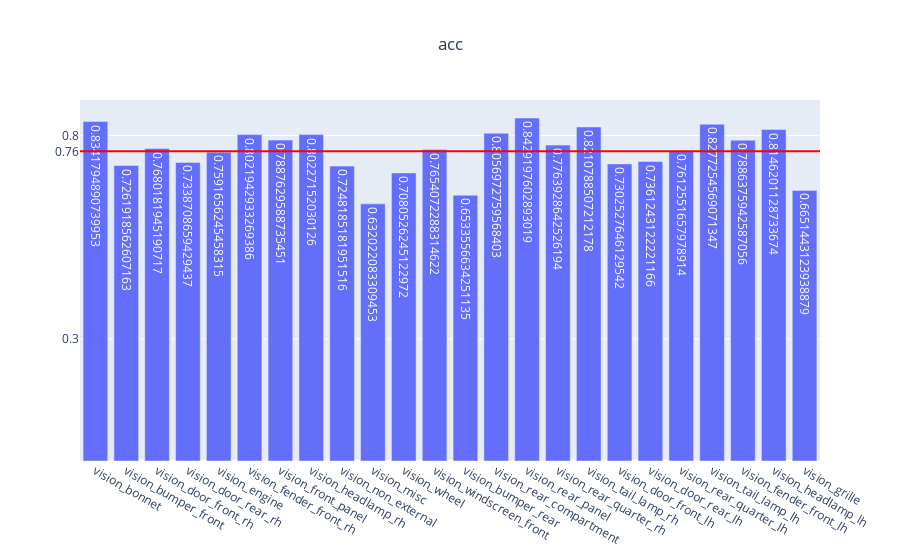

Source (notebook cell):
### Code cell
genVisMulitlabel(partEvalMetrics, "acc")

### Figure 1 — Plotly figure (JSON) as saved in the notebook; plotly's stock layout.template omitted (floating-point values rounded to 4 significant figures)
{"data": [{"text": [0.8342, 0.7262, 0.768, 0.7339, 0.7592, 0.8022, 0.7888, 0.8023, 0.7248, 0.632, 0.7081, 0.7654, 0.6534, 0.8057, 0.8429, 0.7764, 0.8211, 0.7303, 0.7361, 0.7613, 0.8277, 0.7886, 0.8146, 0.6651], "type": "bar", "x": ["vision_bonnet", "vision_bumper_front", "vision_door_front_rh", "vision_door_rear_rh", "vision_engine", "vision_fender_front_rh", "vision_front_panel", "vision_headlamp_rh", "vision_non_external", "vision_misc", "vision_wheel", "vision_windscreen_front", "vision_bumper_rear", "vision_rear_compartment", "vision_rear_panel", "vision_rear_quarter_rh", "vision_tail_lamp_rh", "vision_door_front_lh", "vision_door_rear_lh", "vision_rear_quarter_lh", "vision_tail_lamp_lh", "vision_fender_front_lh", "vision_headlamp_lh", "vision_grille"], "y": [0.8342, 0.7262, 0.768, 0.7339, 0.7592, 0.8022, 0.7888, 0.8023, 0.7248, 0.632, 0.7081, 0.7654, 0.6534, 0.8057, 0.8429, 0.7764, 0.8211, 0.7303, 0.7361, 0.7613, 0.8277, 0.7886, 0.8146, 0.6651]}], "layout": {"shapes": [{"line": {"color": "red", "width": 2}, "type": "line", "x0": 0, "x1": 1, "xref": "x domain", "y0": 0.7612, "y1": 0.7612, "yref": "y"}], "title": {"text": "acc", "x": 0.5}, "yaxis": {"tickmode": "array", "tickvals": ["0.76", 0.3, 0.8]}}}
